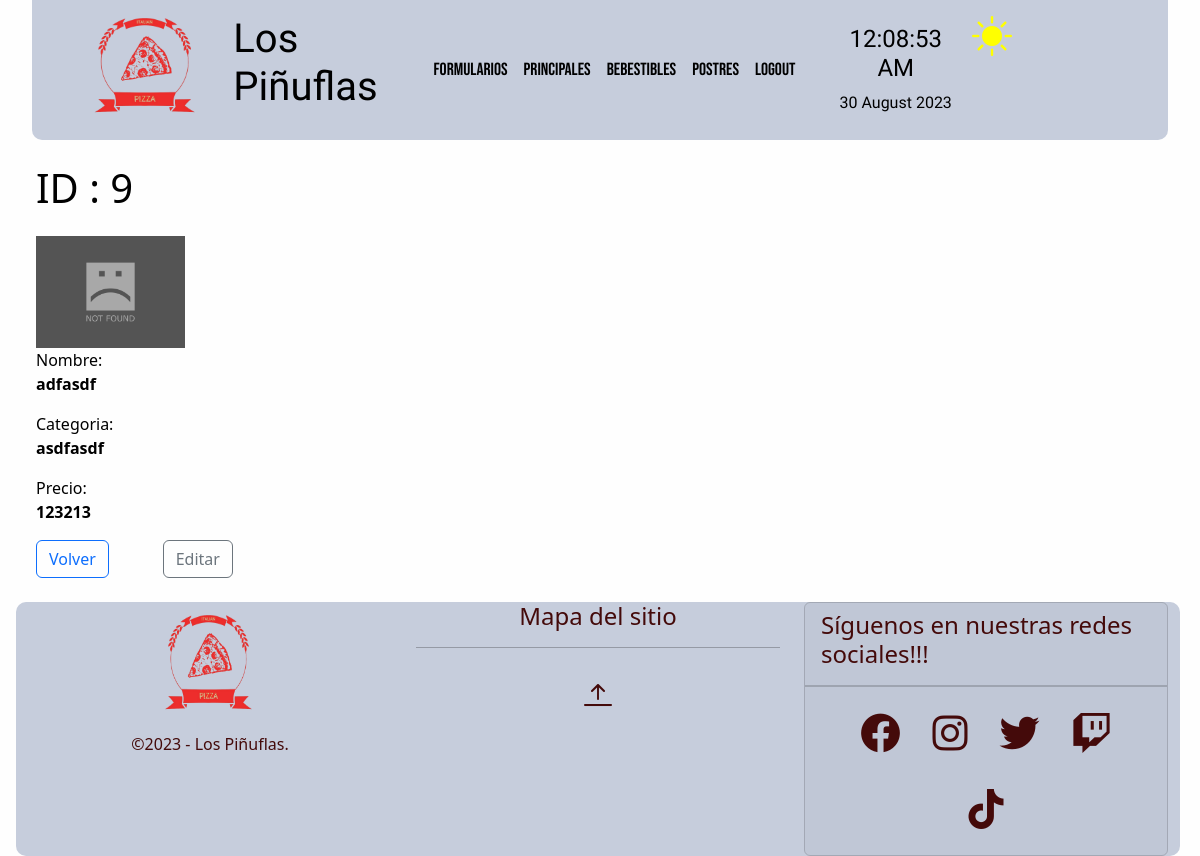
Screenshot of /crud/principales/detail/9 (signed in) with the database file from the repository.
### crud/models.py (models this page shows, shortened)
class Principal(models.Model):
    nombre=models.CharField(max_length=20)
    categoria=models.CharField(max_length=20)
    precio=models.IntegerField()
    image = models.ImageField(verbose_name='Imagen',upload_to='media/principal',null=True,blank=True)
    class Meta:
        verbose_name = 'principal'
        verbose_name_plural = 'principales'
        ordering = ['categoria','nombre']

### crud/views.py (the view)
# urls.py: path('principales/detail/<str:principal_id>', principal_detail, name="principal-detail"),
def principal_detail(request, principal_id):
    if 'usuario' not in request.session:
        return redirect("/sesion/")
    try:
        principal = Principal.objects.get(id=principal_id)
        if principal:
            context = {'principal':principal}
            return render(request,'crud/principal-detail.html',context)
        else:
            return redirect(reverse('principales') + '?lala')
    except:
        return redirect(reverse('principales') + '?FAIL')

### crud/templates/crud/principal-detail.html (shortened to what this page needs)
{% extends 'crud/base.html' %}
{% load static %}
{% block content %}
<div class="container m-4">
    <div class="row mb-3">
        <h1>ID : {{principal.id}}</h1>
    </div>
    <div class="col-md-4">
        {% if principal.image %}
        <img class="img-update" src="{{principal.image.url}}" alt="{{principal.nombre}}">
        {% else%}
        <img class="img-update" src="{% static 'crud/img/image_not_found.jpg' %}" alt="INF">
        {% endif %}
    </div>
    <div class="row">
        <div class="col-md-8">
            <ul class="list-unstyled">
                <li class="mb-2">Nombre: <p class="fw-bold">{{principal.nombre}}</p></li>
                <li class="mb-2">Categoria: <p class="fw-bold">{{principal.categoria}}</p></li>
                <li class="mb-2">Precio: <p class="fw-bold">{{principal.precio}}</p></li>
            </ul>
            <div class="row">
                <div class="col-2">
                    <a class="btn btn-outline-primary" href="{% url 'principales' %}">Volver</a>
                </div>
                <div class="col-2">
                    <a class="btn btn-outline-secondary" href="{% url 'principal-edit' principal_id=principal.id %}">Editar</a>
                </div>
            </div>
        </div>
    </div>
</div>
{% endblock %}

### core/static/core/css/colors.css (style rules this page uses)
:root,[new-data-bs-theme="light"] { --clr-light:#FFF9DE; --crl-dark:#67d4f5; --clr-primary:#5350ff; --clr-secondary:#FFD3B0; --clr-accent:#f54141; --clr-accent2:#440a0a; --bg-top-bottom:#c6cddc; --bg-middle:#fefefe; --text-top: black; --text-middle: black; --text-bottom:black; --fg: var(--clr-light); --bg: var(--crl-dark); }
body { background-color: #2C3333; }
.colors-middle { background: var(--bg-middle); color: var(--text-middle); transition: background-color 1.2s ease-in-out; }

### crud/static/crud/css/imagenes.css (style rules this page uses)
.img-update { height: 40%; width: 40%; }

### rows the page displays
Principal: id "9", nombre "adfasdf", categoria "asdfasdf", precio "123213"
